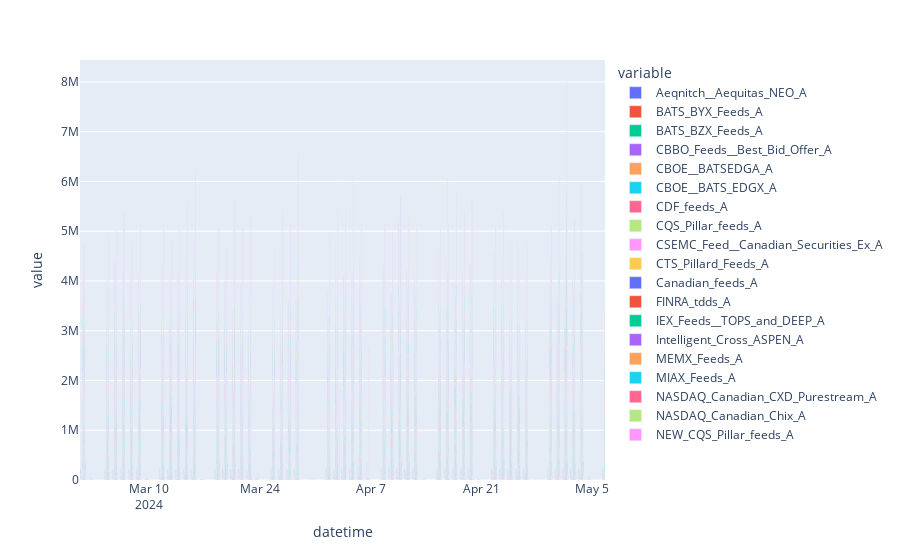

Notebook cell for this chart:
### Code cell
#dh.plot.bar(title="test", figsize=(30,8))

#plt = dh.loc['2024-3-10':'2024-3-20'].plot(kind="bar")
#plt.figure(figsize = (30,8)) 
#plt.tick_params(left = True, right = False , labelleft = True , labelbottom = False, bottom = False) 

dh = d2['2024-03-1 06:00:00':'2024-05-16 06:00:00']  #.resample("10min").sum()
#print(dh)
fig = px.bar(dh)    # .loc['2024-03-01':'2024-03-3']
fig.show()

### Figure 1 — Plotly figure (JSON) as saved in the notebook; plotly's stock layout.template omitted (floating-point values rounded to 4 significant figures; data arrays with more than 128 entries replaced by an {"elided": "..."} marker saying what was removed)
{"data": [{"alignmentgroup": "True", "hovertemplate": "variable=Aeqnitch__Aequitas_NEO_A<br>datetime=%{x}<br>value=%{y}<extra></extra>", "legendgroup": "Aeqnitch__Aequitas_NEO_A", "marker": {"color": "#636efa", "pattern": {"shape": ""}}, "name": "Aeqnitch__Aequitas_NEO_A", "offsetgroup": "Aeqnitch__Aequitas_NEO_A", "orientation": "v", "showlegend": true, "textposition": "auto", "type": "bar", "x": {"elided": "1593 str values"}, "xaxis": "x", "y": {"elided": "1593 float values"}, "yaxis": "y"}, {"alignmentgroup": "True", "hovertemplate": "variable=BATS_BYX_Feeds_A<br>datetime=%{x}<br>value=%{y}<extra></extra>", "legendgroup": "BATS_BYX_Feeds_A", "marker": {"color": "#EF553B", "pattern": {"shape": ""}}, "name": "BATS_BYX_Feeds_A", "offsetgroup": "BATS_BYX_Feeds_A", "orientation": "v", "showlegend": true, "textposition": "auto", "type": "bar", "x": {"elided": "1593 str values"}, "xaxis": "x", "y": {"elided": "1593 float values"}, "yaxis": "y"}, {"alignmentgroup": "True", "hovertemplate": "variable=BATS_BZX_Feeds_A<br>datetime=%{x}<br>value=%{y}<extra></extra>", "legendgroup": "BATS_BZX_Feeds_A", "marker": {"color": "#00cc96", "pattern": {"shape": ""}}, "name": "BATS_BZX_Feeds_A", "offsetgroup": "BATS_BZX_Feeds_A", "orientation": "v", "showlegend": true, "textposition": "auto", "type": "bar", "x": {"elided": "1593 str values"}, "xaxis": "x", "y": {"elided": "1593 float values"}, "yaxis": "y"}, {"alignmentgroup": "True", "hovertemplate": "variable=CBBO_Feeds__Best_Bid_Offer_A<br>datetime=%{x}<br>value=%{y}<extra></extra>", "legendgroup": "CBBO_Feeds__Best_Bid_Offer_A", "marker": {"color": "#ab63fa", "pattern": {"shape": ""}}, "name": "CBBO_Feeds__Best_Bid_Offer_A", "offsetgroup": "CBBO_Feeds__Best_Bid_Offer_A", "orientation": "v", "showlegend": true, "textposition": "auto", "type": "bar", "x": {"elided": "1593 str values"}, "xaxis": "x", "y": {"elided": "1593 float values"}, "yaxis": "y"}, {"alignmentgroup": "True", "hovertemplate": "variable=CBOE__BATSEDGA_A<br>datetime=%{x}<br>value=%{y}<extra></extra>", "legendgroup": "CBOE__BATSEDGA_A", "marker": {"color": "#FFA15A", "pattern": {"shape": ""}}, "name": "CBOE__BATSEDGA_A", "offsetgroup": "CBOE__BATSEDGA_A", "orientation": "v", "showlegend": true, "textposition": "auto", "type": "bar", "x": {"elided": "1593 str values"}, "xaxis": "x", "y": {"elided": "1593 float values"}, "yaxis": "y"}, {"alignmentgroup": "True", "hovertemplate": "variable=CBOE__BATS_EDGX_A<br>datetime=%{x}<br>value=%{y}<extra></extra>", "legendgroup": "CBOE__BATS_EDGX_A", "marker": {"color": "#19d3f3", "pattern": {"shape": ""}}, "name": "CBOE__BATS_EDGX_A", "offsetgroup": "CBOE__BATS_EDGX_A", "orientation": "v", "showlegend": true, "textposition": "auto", "type": "bar", "x": {"elided": "1593 str values"}, "xaxis": "x", "y": {"elided": "1593 float values"}, "yaxis": "y"}, {"alignmentgroup": "True", "hovertemplate": "variable=CDF_feeds_A<br>datetime=%{x}<br>value=%{y}<extra></extra>", "legendgroup": "CDF_feeds_A", "marker": {"color": "#FF6692", "pattern": {"shape": ""}}, "name": "CDF_feeds_A", "offsetgroup": "CDF_feeds_A", "orientation": "v", "showlegend": true, "textposition": "auto", "type": "bar", "x": {"elided": "1593 str values"}, "xaxis": "x", "y": {"elided": "1593 float values"}, "yaxis": "y"}, {"alignmentgroup": "True", "hovertemplate": "variable=CQS_Pillar_feeds_A<br>datetime=%{x}<br>value=%{y}<extra></extra>", "legendgroup": "CQS_Pillar_feeds_A", "marker": {"color": "#B6E880", "pattern": {"shape": ""}}, "name": "CQS_Pillar_feeds_A", "offsetgroup": "CQS_Pillar_feeds_A", "orientation": "v", "showlegend": true, "textposition": "auto", "type": "bar", "x": {"elided": "1593 str values"}, "xaxis": "x", "y": {"elided": "1593 float values"}, "yaxis": "y"}, {"alignmentgroup": "True", "hovertemplate": "variable=CSEMC_Feed__Canadian_Securities_Ex_A<br>datetime=%{x}<br>value=%{y}<extra></extra>", "legendgroup": "CSEMC_Feed__Canadian_Securities_Ex_A", "marker": {"color": "#FF97FF", "pattern": {"shape": ""}}, "name": "CSEMC_Feed__Canadian_Securities_Ex_A", "offsetgroup": "CSEMC_Feed__Canadian_Securities_Ex_A", "orientation": "v", "showlegend": true, "textposition": "auto", "type": "bar", "x": {"elided": "1593 str values"}, "xaxis": "x", "y": {"elided": "1593 float values"}, "yaxis": "y"}, {"alignmentgroup": "True", "hovertemplate": "variable=CTS_Pillard_Feeds_A<br>datetime=%{x}<br>value=%{y}<extra></extra>", "legendgroup": "CTS_Pillard_Feeds_A", "marker": {"color": "#FECB52", "pattern": {"shape": ""}}, "name": "CTS_Pillard_Feeds_A", "offsetgroup": "CTS_Pillard_Feeds_A", "orientation": "v", "showlegend": true, "textposition": "auto", "type": "bar", "x": {"elided": "1593 str values"}, "xaxis": "x", "y": {"elided": "1593 float values"}, "yaxis": "y"}, {"alignmentgroup": "True", "hovertemplate": "variable=Canadian_feeds_A<br>datetime=%{x}<br>value=%{y}<extra></extra>", "legendgroup": "Canadian_feeds_A", "marker": {"color": "#636efa", "pattern": {"shape": ""}}, "name": "Canadian_feeds_A", "offsetgroup": "Canadian_feeds_A", "orientation": "v", "showlegend": true, "textposition": "auto", "type": "bar", "x": {"elided": "1593 str values"}, "xaxis": "x", "y": {"elided": "1593 float values"}, "yaxis": "y"}, {"alignmentgroup": "True", "hovertemplate": "variable=FINRA_tdds_A<br>datetime=%{x}<br>value=%{y}<extra></extra>", "legendgroup": "FINRA_tdds_A", "marker": {"color": "#EF553B", "pattern": {"shape": ""}}, "name": "FINRA_tdds_A", "offsetgroup": "FINRA_tdds_A", "orientation": "v", "showlegend": true, "textposition": "auto", "type": "bar", "x": {"elided": "1593 str values"}, "xaxis": "x", "y": {"elided": "1593 float values"}, "yaxis": "y"}, {"alignmentgroup": "True", "hovertemplate": "variable=IEX_Feeds__TOPS_and_DEEP_A<br>datetime=%{x}<br>value=%{y}<extra></extra>", "legendgroup": "IEX_Feeds__TOPS_and_DEEP_A", "marker": {"color": "#00cc96", "pattern": {"shape": ""}}, "name": "IEX_Feeds__TOPS_and_DEEP_A", "offsetgroup": "IEX_Feeds__TOPS_and_DEEP_A", "orientation": "v", "showlegend": true, "textposition": "auto", "type": "bar", "x": {"elided": "1593 str values"}, "xaxis": "x", "y": {"elided": "1593 float values"}, "yaxis": "y"}, {"alignmentgroup": "True", "hovertemplate": "variable=Intelligent_Cross_ASPEN_A<br>datetime=%{x}<br>value=%{y}<extra></extra>", "legendgroup": "Intelligent_Cross_ASPEN_A", "marker": {"color": "#ab63fa", "pattern": {"shape": ""}}, "name": "Intelligent_Cross_ASPEN_A", "offsetgroup": "Intelligent_Cross_ASPEN_A", "orientation": "v", "showlegend": true, "textposition": "auto", "type": "bar", "x": {"elided": "1593 str values"}, "xaxis": "x", "y": {"elided": "1593 float values"}, "yaxis": "y"}, {"alignmentgroup": "True", "hovertemplate": "variable=MEMX_Feeds_A<br>datetime=%{x}<br>value=%{y}<extra></extra>", "legendgroup": "MEMX_Feeds_A", "marker": {"color": "#FFA15A", "pattern": {"shape": ""}}, "name": "MEMX_Feeds_A", "offsetgroup": "MEMX_Feeds_A", "orientation": "v", "showlegend": true, "textposition": "auto", "type": "bar", "x": {"elided": "1593 str values"}, "xaxis": "x", "y": {"elided": "1593 float values"}, "yaxis": "y"}, {"alignmentgroup": "True", "hovertemplate": "variable=MIAX_Feeds_A<br>datetime=%{x}<br>value=%{y}<extra></extra>", "legendgroup": "MIAX_Feeds_A", "marker": {"color": "#19d3f3", "pattern": {"shape": ""}}, "name": "MIAX_Feeds_A", "offsetgroup": "MIAX_Feeds_A", "orientation": "v", "showlegend": true, "textposition": "auto", "type": "bar", "x": {"elided": "1593 str values"}, "xaxis": "x", "y": {"elided": "1593 float values"}, "yaxis": "y"}, {"alignmentgroup": "True", "hovertemplate": "variable=NASDAQ_Canadian_CXD_Purestream_A<br>datetime=%{x}<br>value=%{y}<extra></extra>", "legendgroup": "NASDAQ_Canadian_CXD_Purestream_A", "marker": {"color": "#FF6692", "pattern": {"shape": ""}}, "name": "NASDAQ_Canadian_CXD_Purestream_A", "offsetgroup": "NASDAQ_Canadian_CXD_Purestream_A", "orientation": "v", "showlegend": true, "textposition": "auto", "type": "bar", "x": {"elided": "1593 str values"}, "xaxis": "x", "y": {"elided": "1593 float values"}, "yaxis": "y"}, {"alignmentgroup": "True", "hovertemplate": "variable=NASDAQ_Canadian_Chix_A<br>datetime=%{x}<br>value=%{y}<extra></extra>", "legendgroup": "NASDAQ_Canadian_Chix_A", "marker": {"color": "#B6E880", "pattern": {"shape": ""}}, "name": "NASDAQ_Canadian_Chix_A", "offsetgroup": "NASDAQ_Canadian_Chix_A", "orientation": "v", "showlegend": true, "textposition": "auto", "type": "bar", "x": {"elided": "1593 str values"}, "xaxis": "x", "y": {"elided": "1593 float values"}, "yaxis": "y"}, {"alignmentgroup": "True", "hovertemplate": "variable=NEW_CQS_Pillar_feeds_A<br>datetime=%{x}<br>value=%{y}<extra></extra>", "legendgroup": "NEW_CQS_Pillar_feeds_A", "marker": {"color": "#FF97FF", "pattern": {"shape": ""}}, "name": "NEW_CQS_Pillar_feeds_A", "offsetgroup": "NEW_CQS_Pillar_feeds_A", "orientation": "v", "showlegend": true, "textposition": "auto", "type": "bar", "x": {"elided": "1593 str values"}, "xaxis": "x", "y": {"elided": "1593 float values"}, "yaxis": "y"}], "layout": {"barmode": "relative", "legend": {"title": {"text": "variable"}, "tracegroupgap": 0}, "margin": {"t": 60}, "xaxis": {"anchor": "y", "domain": [0, 1], "title": {"text": "datetime"}}, "yaxis": {"anchor": "x", "domain": [0, 1], "title": {"text": "value"}}}}
